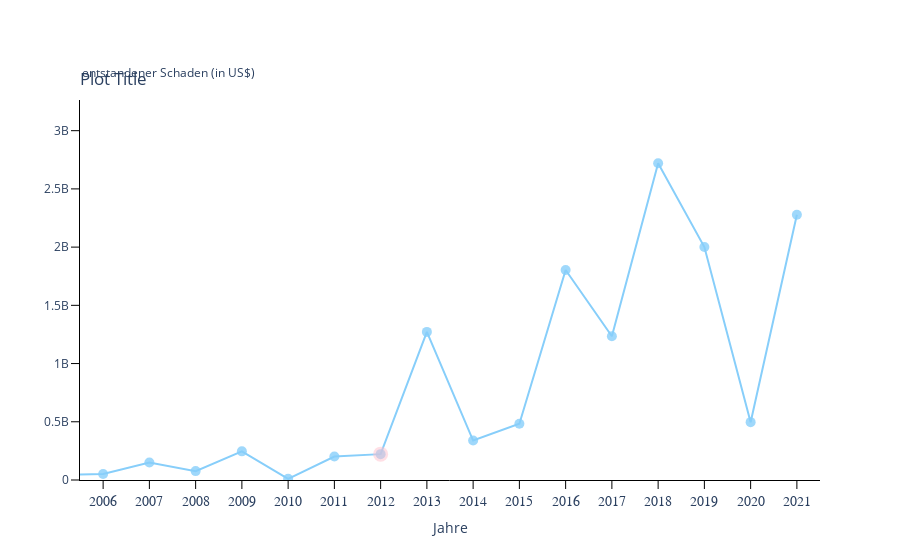

Notebook code for this chart:
### Code cell
df_fig1 = pd.DataFrame(df.groupby(by=['year'])['records lost'].sum().reset_index())
# print(df_fig1.head())
fig = px.line(df_fig1, x="year", y="records lost", 
                        labels={
                        "year": "Jahre",
                        "records lost": "",

                        },
                        

                        title='Testtitle', markers=True)

fig.update_xaxes(showgrid=False, title_font_family="Arial", title_font_color="black", col =10)
fig.update_yaxes(showgrid=False, title_font_family="Arial", title_font_color="black")
fig.update_layout(
    title={
        'text': "Plot Title",
        'y':0.87,
        'x':0.0,
        'xref': "paper",
        'xanchor': 'left',
        'yanchor': 'top'},
    plot_bgcolor = "rgba(0,0,0,0)",
    paper_bgcolor = "rgba(255,255,255,1)",
 
    xaxis= dict(
        range=[df['year'].max() - 15 - 0.5, df['year'].max() + 0.5],
        dtick= 1,
        ticks = "outside",
        tickwidth = 1,
        tickcolor = "black",
        ticklen = 8,
        tickfont = dict(family = 'Arial', size = 14),
        showline = True,
        linewidth = 1,
        linecolor = 'black',
        
        

        
        ),
    yaxis = dict(
        range=[0, df_fig1['records lost'].max()*1.2],
        ticks = "outside",
        tickwidth = 1,
        tickcolor = "black",
        ticklen = 8,
        ticklabelposition="outside",
        showline = True,
        linewidth = 1,
        linecolor = 'black',
        
        ),
    )

fig.update_traces(
    marker = dict(
        color = 'LightSkyBlue',
        size = 10,
        opacity = 0.8,
    ),
    line = dict(
        color = 'LightSkyBlue',
        width = 2
    ),
)

fig.add_annotation(x=0,y=1.1,

                   text="entstandener Schaden (in US$)", #textangle=-90,
                    xref="paper",
                    valign="top",
    yref="y domain", showarrow=False)



fig2 = px.scatter(df_fig1.iloc[[8]], x="year", y="records lost")


fig2.update_traces(
    marker = dict(
        color = 'pink',
        size = 15,
        opacity = 0.5,
        

    ),
)

fig.add_trace(fig2.data[0])


print(df_fig1.iloc[[8]])    



        
fig.show()

### Figure 1 — Plotly figure (JSON) as saved in the notebook; plotly's stock layout.template omitted (floating-point values rounded to 4 significant figures)
{"data": [{"hovertemplate": "Jahre=%{x}<br>=%{y}<extra></extra>", "legendgroup": "", "line": {"color": "LightSkyBlue", "dash": "solid", "width": 2}, "marker": {"color": "LightSkyBlue", "opacity": 0.8, "size": 10, "symbol": "circle"}, "mode": "markers+lines", "name": "", "orientation": "v", "showlegend": false, "type": "scatter", "x": [2004, 2005, 2006, 2007, 2008, 2009, 2010, 2011, 2012, 2013, 2014, 2015, 2016, 2017, 2018, 2019, 2020, 2021], "xaxis": "x", "y": [92000000, 44100000, 50825000, 150597405, 76255500, 245895400, 9783285, 201236162, 221926177, 1272018579, 338674396, 482857030, 1803040035, 1234191309, 2719547878, 2000815298, 496707000, 2277765962], "yaxis": "y"}, {"hovertemplate": "year=%{x}<br>records lost=%{y}<extra></extra>", "legendgroup": "", "marker": {"color": "pink", "opacity": 0.5, "size": 15, "symbol": "circle"}, "mode": "markers", "name": "", "orientation": "v", "showlegend": false, "type": "scatter", "x": [2012], "xaxis": "x", "y": [221926177], "yaxis": "y"}], "layout": {"annotations": [{"showarrow": false, "text": "entstandener Schaden (in US$)", "valign": "top", "x": 0, "xref": "paper", "y": 1.1, "yref": "y domain"}], "legend": {"tracegroupgap": 0}, "paper_bgcolor": "rgba(255,255,255,1)", "plot_bgcolor": "rgba(0,0,0,0)", "title": {"text": "Plot Title", "x": 0, "xanchor": "left", "xref": "paper", "y": 0.87, "yanchor": "top"}, "xaxis": {"anchor": "y", "domain": [0, 1], "dtick": 1, "linecolor": "black", "linewidth": 1, "range": [2006.0, 2022.0], "showline": true, "tickcolor": "black", "tickfont": {"family": "Arial", "size": 14}, "ticklen": 8, "ticks": "outside", "tickwidth": 1, "title": {"text": "Jahre"}}, "yaxis": {"anchor": "x", "domain": [0, 1], "linecolor": "black", "linewidth": 1, "range": [0, 3263000000.0], "showgrid": false, "showline": true, "tickcolor": "black", "ticklabelposition": "outside", "ticklen": 8, "ticks": "outside", "tickwidth": 1, "title": {"font": {"color": "black", "family": "Arial"}, "text": ""}}}}
